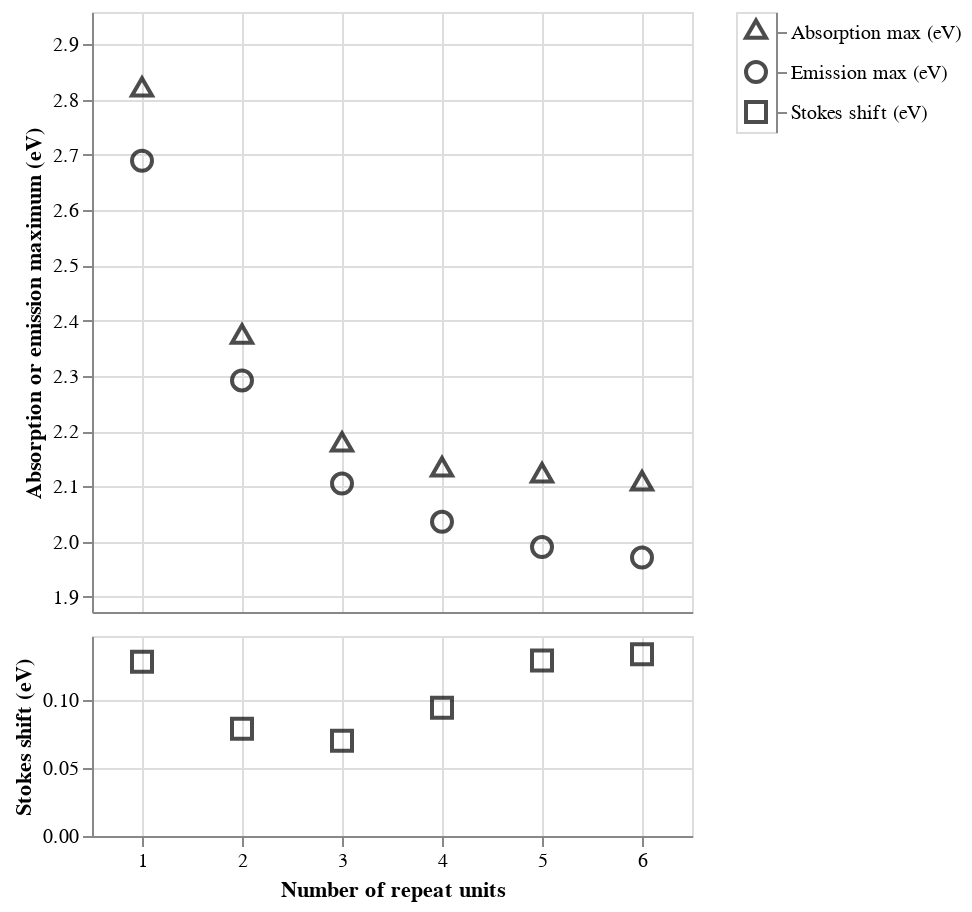

The cell this chart's notebook holds for it:
### Markdown cell above
As we discussed earlier, for comparisons such as the Stokes shift, it's better to plot in terms of energy. Let's do that and add the Stokes shift on the same x-axis, but below the main plot.

### Code cell
# Order of curves from top to bottom
shapes = [absorption_shape, emission_shape, stokes_shape]

# Larger data point size for better visibility
point_size = 100

# First scatter plot for "Absorption max (eV)" and "Emission max (eV)" (upper part of the y-axis)
scatter_absorption = (
    alt.Chart(df_matches)
    .mark_point(size=point_size)
    .encode(
        x="repeat_unit_match_count",
        y=alt.Y("Absorption max (eV)", scale=alt.Scale(domain=[y_min_eV, y_max_eV])),
        color=alt.value("black"),
        shape=alt.value(absorption_shape),
        tooltip=["repeat_unit_match_count", "Absorption max (eV)"],
    )
)

scatter_emission = (
    alt.Chart(df_matches)
    .mark_point(size=point_size)
    .encode(
        x="repeat_unit_match_count",
        y=alt.Y(
            "Emission max (eV)", scale=alt.Scale(domain=[y_min_eV, y_max_eV])
        ),  # Same y-axis range as absorption
        color=alt.value("black"),
        shape=alt.value(emission_shape),
        tooltip=["repeat_unit_match_count", "Emission max (eV)"],
    )
)

# Second scatter plot for "Stokes shift (eV)" (lower part of the y-axis)
scatter_stokes = (
    alt.Chart(df_matches)
    .mark_point(size=point_size)
    .encode(
        x="repeat_unit_match_count",
        y=alt.Y(
            "Stokes shift (eV)",
            # Stokes shift on a different y-axis range
            scale=alt.Scale(
                domain=[0, stokes_y_max],
            ),
        ),
        color=alt.value("black"),
        shape=alt.value(stokes_shape),
        tooltip=["repeat_unit_match_count", "Stokes shift (eV)"],
    )
)

# Update legend data with shape information
legend_data = pl.DataFrame(
    {
        "Type": ["Absorption max (eV)", "Emission max (eV)", "Stokes shift (eV)"],
        "Shape": shapes,
    }
)

# Manual legend with explicit sort order
legend = (
    alt.Chart(legend_data)
    .mark_point(size=100)
    .encode(
        y=alt.Y(
            "Type:N",
            # Explicit sort order
            sort=[
                "Absorption max (eV)",
                "Emission max (eV)",
                "Stokes shift (eV)",
            ],
            axis=alt.Axis(orient="right", title=None),
        ),
        color=alt.value("black"),
        shape=alt.Shape(
            # Map the Shape column to the shapes in the legend
            "Shape:N",
            scale=alt.Scale(
                domain=shapes,
                range=shapes,
            ),
            # Disable shape legend
            legend=None,
        ),
    )
)

# Layer the absorption and emission scatter plots
upper_chart = alt.layer(scatter_absorption, scatter_emission).encode(
    y=alt.Y(
        "Absorption max (eV)",
        scale=alt.Scale(domain=[y_min_eV, y_max_eV]),
        title="Absorption or emission maximum (eV)",
    ),
    x=alt.X(
        "repeat_unit_match_count",
        scale=alt.Scale(domain=[0.5, max_repeat_count]),
        title=None,
        axis=alt.Axis(labels=False, tickSize=0),
    ),
)

# Create the Stokes shift scatter plot
lower_chart = scatter_stokes.encode(
    y=alt.Y(
        "Stokes shift (eV)",
        scale=alt.Scale(domain=[0, stokes_y_max]),
        title="Stokes shift (eV)",
    ),
    x=alt.X(
        "repeat_unit_match_count",
        scale=alt.Scale(domain=[0.5, max_repeat_count]),
        title="Number of repeat units",
    ),
)

# Combine the two charts vertically with some padding to simulate a break
combined_chart = alt.vconcat(
    upper_chart.properties(height=300), lower_chart.properties(height=100), spacing=10
).resolve_scale(x="shared")

# Display the combined chart with the legend
layered_chart = alt.hconcat(combined_chart, legend)

layered_chart.show()

### Figure 1 — Vega specification as saved in the notebook (floating-point values rounded to 4 significant figures)
{"$schema": "https://vega.github.io/schema/vega/v5.json", "data": [{"name": "source_0"}, {"name": "data_0", "values": [{"Absorption max (eV)": 2.818, "repeat_unit_match_count": 1}, {"Absorption max (eV)": 2.371, "repeat_unit_match_count": 2}, {"Absorption max (eV)": 2.175, "repeat_unit_match_count": 3}, {"Absorption max (eV)": 2.13, "repeat_unit_match_count": 4}, {"Absorption max (eV)": 2.119, "repeat_unit_match_count": 5}, {"Absorption max (eV)": 2.105, "repeat_unit_match_count": 6}]}, {"name": "data_1", "values": [{"Emission max (eV)": 2.689, "repeat_unit_match_count": 1}, {"Emission max (eV)": 2.292, "repeat_unit_match_count": 2}, {"Emission max (eV)": 2.105, "repeat_unit_match_count": 3}, {"Emission max (eV)": 2.036, "repeat_unit_match_count": 4}, {"Emission max (eV)": 1.99, "repeat_unit_match_count": 5}, {"Emission max (eV)": 1.971, "repeat_unit_match_count": 6}]}, {"name": "data_2", "values": [{"Stokes shift (eV)": 0.1284, "repeat_unit_match_count": 1}, {"Stokes shift (eV)": 0.07887, "repeat_unit_match_count": 2}, {"Stokes shift (eV)": 0.07017, "repeat_unit_match_count": 3}, {"Stokes shift (eV)": 0.09445, "repeat_unit_match_count": 4}, {"Stokes shift (eV)": 0.1293, "repeat_unit_match_count": 5}, {"Stokes shift (eV)": 0.1339, "repeat_unit_match_count": 6}]}, {"name": "source_1", "values": [{"Shape": "triangle", "Type": "Absorption max (eV)", "y_Type_sort_index": 0.0}, {"Shape": "circle", "Type": "Emission max (eV)", "y_Type_sort_index": 1.0}, {"Shape": "square", "Type": "Stokes shift (eV)", "y_Type_sort_index": 2.0}]}, {"name": "source_1_concat_1_y_domain_Type", "values": [{"Type": "Absorption max (eV)", "sort_field": 0.0}, {"Type": "Emission max (eV)", "sort_field": 1.0}, {"Type": "Stokes shift (eV)", "sort_field": 2.0}]}], "signals": [{"name": "concat_0_width", "value": 300}, {"name": "concat_0_concat_0_height", "value": 300}, {"name": "concat_0_concat_1_height", "value": 100}, {"name": "concat_1_width", "value": 20}, {"name": "concat_1_y_step", "value": 20}, {"name": "concat_1_height", "update": "bandspace(domain('concat_1_y').length, 1, 0.5) * concat_1_y_step"}], "marks": [{"type": "group", "name": "concat_0_group", "marks": [{"type": "group", "name": "concat_0_concat_0_group", "encode": {"update": {"width": {"signal": "concat_0_width"}, "height": {"signal": "concat_0_concat_0_height"}}}, "marks": [{"type": "symbol", "name": "concat_0_concat_0_layer_0_marks", "from": {"data": "data_0"}, "encode": {"update": {"tooltip": {"signal": "{\"repeat_unit_match_count\": format(datum[\"repeat_unit_match_count\"], \"\"), \"Absorption max (eV)\": format(datum[\"Absorption max (eV)\"], \"\")}"}, "x": {"field": "repeat_unit_match_count", "scale": "concat_0_x"}, "fill": {"value": "transparent"}, "shape": {"value": "triangle"}, "size": {"value": 100}, "stroke": {"value": "black"}, "y": {"field": "Absorption max (eV)", "scale": "concat_0_concat_0_y"}, "opacity": {"value": 0.7}}}, "style": ["point"]}, {"type": "symbol", "name": "concat_0_concat_0_layer_1_marks", "from": {"data": "data_1"}, "encode": {"update": {"x": {"field": "repeat_unit_match_count", "scale": "concat_0_x"}, "stroke": {"value": "black"}, "tooltip": {"signal": "{\"repeat_unit_match_count\": format(datum[\"repeat_unit_match_count\"], \"\"), \"Emission max (eV)\": format(datum[\"Emission max (eV)\"], \"\")}"}, "y": {"field": "Emission max (eV)", "scale": "concat_0_concat_0_y"}, "opacity": {"value": 0.7}, "shape": {"value": "circle"}, "size": {"value": 100}, "fill": {"value": "transparent"}}}, "style": ["point"]}], "axes": [{"scale": "concat_0_x", "grid": true, "orient": "bottom", "tickCount": {"signal": "ceil(concat_0_width/40)"}, "ticks": false, "aria": false, "minExtent": 0, "domain": false, "labels": false, "maxExtent": 0, "zindex": 0, "gridScale": "concat_0_concat_0_y"}, {"scale": "concat_0_concat_0_y", "zindex": 0, "orient": "left", "gridScale": "concat_0_x", "labels": false, "aria": false, "grid": true, "tickCount": {"signal": "ceil(concat_0_concat_0_height/40)"}, "maxExtent": 0, "domain": false, "ticks": false, "minExtent": 0}, {"scale": "concat_0_x", "grid": false, "zindex": 0, "orient": "bottom", "labels": false, "labelOverlap": true, "labelFlush": true, "tickCount": {"signal": "ceil(concat_0_width/40)"}, "tickSize": 0}, {"scale": "concat_0_concat_0_y", "labelOverlap": true, "zindex": 0, "grid": false, "title": "Absorption or emission maximum (eV)", "orient": "left", "tickCount": {"signal": "ceil(concat_0_concat_0_height/40)"}}], "style": "cell"}, {"type": "group", "name": "concat_0_concat_1_group", "encode": {"update": {"width": {"signal": "concat_0_width"}, "height": {"signal": "concat_0_concat_1_height"}}}, "marks": [{"type": "symbol", "name": "concat_0_concat_1_marks", "from": {"data": "data_2"}, "encode": {"update": {"y": {"field": "Stokes shift (eV)", "scale": "concat_0_concat_1_y"}, "opacity": {"value": 0.7}, "fill": {"value": "transparent"}, "x": {"field": "repeat_unit_match_count", "scale": "concat_0_x"}, "size": {"value": 100}, "tooltip": {"signal": "{\"repeat_unit_match_count\": format(datum[\"repeat_unit_match_count\"], \"\"), \"Stokes shift (eV)\": format(datum[\"Stokes shift (eV)\"], \"\")}"}, "stroke": {"value": "black"}, "shape": {"value": "square"}}}, "style": ["point"]}], "axes": [{"scale": "concat_0_x", "domain": false, "tickCount": {"signal": "ceil(concat_0_width/40)"}, "aria": false, "gridScale": "concat_0_concat_1_y", "minExtent": 0, "labels": false, "orient": "bottom", "grid": true, "maxExtent": 0, "ticks": false, "zindex": 0}, {"scale": "concat_0_concat_1_y", "gridScale": "concat_0_x", "minExtent": 0, "grid": true, "zindex": 0, "labels": false, "aria": false, "ticks": false, "domain": false, "tickCount": {"signal": "ceil(concat_0_concat_1_height/40)"}, "maxExtent": 0, "orient": "left"}, {"scale": "concat_0_x", "tickCount": {"signal": "ceil(concat_0_width/40)"}, "zindex": 0, "grid": false, "orient": "bottom", "labelOverlap": true, "title": "Number of repeat units", "labelFlush": true}, {"scale": "concat_0_concat_1_y", "zindex": 0, "title": "Stokes shift (eV)", "grid": false, "orient": "left", "labelOverlap": true, "tickCount": {"signal": "ceil(concat_0_concat_1_height/40)"}}], "style": "cell"}], "layout": {"padding": 10, "columns": 1, "bounds": "full", "align": "each"}}, {"type": "group", "name": "concat_1_group", "encode": {"update": {"width": {"signal": "concat_1_width"}, "height": {"signal": "concat_1_height"}}}, "signals": [{"name": "width", "update": "concat_1_width"}], "marks": [{"type": "symbol", "name": "concat_1_marks", "from": {"data": "source_1"}, "encode": {"update": {"shape": {"field": "Shape", "scale": "shape"}, "stroke": {"value": "black"}, "x": {"signal": "concat_1_width", "mult": 0.5}, "size": {"value": 100}, "opacity": {"value": 0.7}, "y": {"field": "Type", "scale": "concat_1_y"}, "fill": {"value": "transparent"}}}, "style": ["point"]}], "axes": [{"scale": "concat_1_y", "grid": false, "orient": "right", "zindex": 0}], "style": "cell"}], "scales": [{"name": "shape", "type": "ordinal", "domain": ["triangle", "circle", "square"], "range": ["triangle", "circle", "square"]}, {"name": "concat_0_x", "type": "linear", "domain": [0.5, 6.5], "range": [0, {"signal": "concat_0_width"}], "zero": false}, {"name": "concat_0_concat_0_y", "type": "linear", "domain": [1.873, 2.959], "range": [{"signal": "concat_0_concat_0_height"}, 0], "zero": false}, {"name": "concat_0_concat_1_y", "type": "linear", "domain": [0, 0.1472], "range": [{"signal": "concat_0_concat_1_height"}, 0], "zero": true}, {"name": "concat_1_y", "type": "point", "domain": {"data": "source_1_concat_1_y_domain_Type", "field": "Type", "sort": {"op": "max", "field": "sort_field"}}, "range": {"step": {"signal": "concat_1_y_step"}}, "padding": 0.5}], "padding": 5, "layout": {"padding": 20, "bounds": "full", "align": "each"}, "background": "white"}
